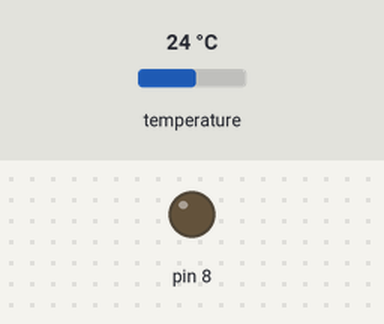
A sketch run on a simulated Arduino Uno, built with avr-gcc and run on an emulated ATmega328P. Parts: output pins drawn as LEDs (lit = HIGH). The inputs (shaded band) are chosen by the test bench; at power-on: temperature 24 °C. What the sketch prints to the serial monitor is not drawn.

Above: at 0.05 s.
Timing chart, 0 to 3.0 s (numbered marks = the images above):
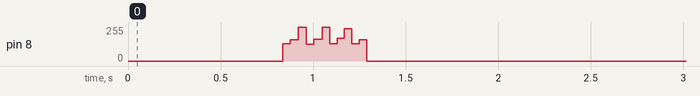

The sketch:

ArduinoSensor.ino
```cpp
/*
* Code for RF remote 433 Slave Sensor (forwarding sensor readings over the air 433MHz to master).
*
*
* Version 1.7.3; 151105
* (c) M. Westenberg (mw12554@hotmail.com)
*
* Based on contributions and work of many.
*
* Connect sender no pin D8 , SDA to pin A4 and SCL to pin A5
*/

#include <Arduino.h>
#include <LamPI.h>
#include <Wire.h>
#include "ArduinoSensor.h"

#include <wt440Transmitter.h>


// Sensors
#if S_DALLAS==1
# include "OneWire.h"
# include "DallasTemperature.h"
  OneWire oneWire(ONE_WIRE_BUS);
  // Pass our oneWire reference to Dallas Temperature.
  DallasTemperature sensors(&oneWire);
  int numberOfDevices; // Number of temperature devices found
#endif
#if S_HTU21D==1
# include <HTU21D.h>
  HTU21D myHumidity;			// Init Sensor(s)
#endif
#if S_BMP085==1
# include <bmp085.h>
  BMP085 bmp085;
#endif
#if S_BH1750==1
# include <BH1750FVI.h>
  BH1750FVI LightSensor;
#endif

// Others
unsigned long time;
int debug;
int msgCnt;

// Create a transmitter using digital pin 8 to transmit,
// with a period duration of 260ms (default), repeating the transmitted
// code 4 times.

wt440Transmitter wtransmitter(8);

// --------------------------------------------------------------------------------
//
void setup() {
  // As fast as possible for USB bus
  Serial.begin(BAUDRATE);
  msgCnt = 0;
  debug = 1;
  time = millis();
  digitalWrite(S_TRANSMITTER, LOW);		// Make pin low.

#if S_DALLAS==1
  Serial.print("DALLAS ");
  sensors.begin();
  numberOfDevices = sensors.getDeviceCount();
  Serial.print("#: "); Serial.print(numberOfDevices); Serial.println(" ");
#endif
#if S_HTU21D==1
  Serial.println("HTU21D ");
  myHumidity.begin();
  myHumidity.readHumidity();			// First read value after starting does not make sense.
#endif									// Avoid this value being sent to raspberry daemon
#if S_BMP085==1
  Serial.println("BMP085 ");
  if (bmp085.Calibration() == 998) Serial.println(F("No bmp085"));	// OnBoard
#endif
#if S_BH1750==1
  Serial.println(F("BH1750 "));
  LightSensor.begin();
  LightSensor.SetAddress(Device_Address_H);							//Address 0x5C
  LightSensor.SetMode(Continuous_H_resolution_Mode2);
#endif

}

// --------------------------------------------------------------------------------
// LOOP
//
void loop() {
  wt440TxCode msgCode;


// HTU21D
// The htu21d device reports its values of temp and humi as floats.
//
#if S_HTU21D==1
	// HTU21 or SHT21

	delay(100);
	float humd = myHumidity.readHumidity();
	delay(100);
	float temp = myHumidity.readTemperature();
	if (((int)temp == 999) || ((int)temp == 998)) {
		Serial.println(F("HTU temp timeout"));
	}
	if (((int)humd != 999) && ((int)humd !=998 )) {	// Timeout (no sensor) or CRC error

		msgCode.address = OWN_ADDRESS;
		msgCode.channel = 0;				// Fixed for HTU21D if this is a repeater
		msgCode.humi = humd;
		msgCode.temp = (unsigned int) (temp * 128) + 6400;
		msgCode.wcode = 0x6;
		wtransmitter.sendMsg(msgCode);

		if (debug>=1) {
		Serial.print(F("! HTU21D  Xmit: A ")); Serial.print(msgCode.address);
		Serial.print(F(", C ")); Serial.print(msgCode.channel);
		Serial.print(F(", T ")); Serial.print(msgCode.temp);
		Serial.print(F(", H ")); Serial.print(msgCode.humi);
		Serial.print(F(";\t\ttemp ")); Serial.print(temp, 1);
		Serial.print(F(", H ")); Serial.print(humd, 1);
		Serial.print(F(", W ")); Serial.print(msgCode.wcode, BIN);
		Serial.println();
		}

		msgCnt++;
	}
#endif

// BMP085
// The BMP device reports temperature as shorts (degrees * 10) and airpressure as a long.
//
#if S_BMP085==1
	// BMP085 or BMP180
	short temperature = bmp085.GetTemperature();	// Temperature is factor 10 (thus integer)
	if ((temperature != 998) && (temperature != 0)){
		long pressure = bmp085.GetPressure();
		float altitude = (float)44330 * (1 - pow(((float) pressure/bmp085.p0), 0.190295));

		msgCode.address = OWN_ADDRESS;
		msgCode.channel = 1;
		msgCode.humi = pressure/100 - 930;						// pressure coded as special case wt440
		msgCode.temp = (unsigned int) ((temperature * 12.8) + 6400);  // BMP085 gives temperature*10;
		msgCode.wcode = 0x7;						// Weather code a BMP085 device with airpressure
		wtransmitter.sendMsg(msgCode);

		if (debug>=1) {
			Serial.print(F("! BMP085  Xmit: A ")); Serial.print(msgCode.address);
			Serial.print(F(", C ")); Serial.print(msgCode.channel);
			Serial.print(F(", T ")); Serial.print(msgCode.temp);
			Serial.print(F(", H ")); Serial.print(msgCode.humi);
			Serial.print(F(";\t\tP ")); Serial.print(pressure/100, 2);
			Serial.print(F(", T ")); Serial.print((float)(temperature/10), 1);
			Serial.print(F(", A ")); Serial.print(altitude, 2);
			Serial.print(F(", W ")); Serial.print(msgCode.wcode, BIN);
			Serial.println();
		}
		msgCnt++;
	}
#endif

#if S_DALLAS==1
	uint8_t ind;
	DeviceAddress tempDeviceAddress; // We'll use this variable to store a found device address
	sensors.requestTemperatures();
	for(int i=0; i<numberOfDevices; i++)
	{
		// Search the wire for address
		if(sensors.getAddress(tempDeviceAddress, i))
		{
			float tempC = sensors.getTempC(tempDeviceAddress);

			msgCode.address = OWN_ADDRESS;
			msgCode.channel = i+2;				// HTU21 is 0, BMP085=1, other sensors start at 2
			msgCode.humi = 0;
			msgCode.temp = (unsigned int) (tempC * 128) + 6400;
			msgCode.wcode = 0x6;				// Weather code is standard temp/humi

			wtransmitter.sendMsg(msgCode);		// XMIT the value
			delay(100);

			if (debug) {
				Serial.print("! DS18b20 Xmit: A "); Serial.print(msgCode.address);
				Serial.print(", C "); Serial.print(msgCode.channel);
				Serial.print(", T "); Serial.print(msgCode.temp);
				Serial.print(", H "); Serial.print(msgCode.humi);

				Serial.print(F(";\t\tid "));
				// Address bus is tempDeviceAddress, channel 0
				// For LamPI, print in different format compatible with WiringPI
				for (uint8_t j= 0; j < 7; j++)				// Skip int[7], this is CRC
				{
					if (j<1) ind=j; else ind=7-j;
					if (j==1) Serial.print("-");
					if (tempDeviceAddress[ind] < 16) Serial.print("0");
					Serial.print(tempDeviceAddress[ind], HEX);
				}
				Serial.print(F(" T ")); Serial.print(tempC);
				Serial.print(F(", W ")); Serial.print(msgCode.wcode, BIN);
				Serial.println();
			}

			msgCnt++;
		}
		//else ghost device! Check your power requirements and cabling
	}
#endif

  delay(63000);				// Wait a second of 60 or so.
  // Do not use 60 seconds exactly to avoid all sensors reporting on the same time
}


// ************************* TRANSMITTER PART *************************************

// Not used in Sensor Mode


// ************************* RECEIVER STUFF BELOW *********************************

// Not present for Slave Sensor node
```

ArduinoSensor.h
```cpp
//
// Author: Maarten Westenberg
// Version: 1.7.3
// Date: 2015-11-05
//

#define BAUDRATE 115200
// What is the Epic address that we should use for this Sensor
#define OWN_ADDRESS 14

// If you enable this setting, in debug mode all kind off
// min/max timers will be displayed
#define STATISTICS 0

// define and enable Sensors. Often these sensors are mutually exclusive:
// For example if you have a BMP085 there might not be a SHT21/HTU21D
#define S_DALLAS 1
#define S_BMP085 0
#define S_HTU21D 0
#define S_BH1750 0
#define S_PIR 1
#define S_BATTERY 0
```
